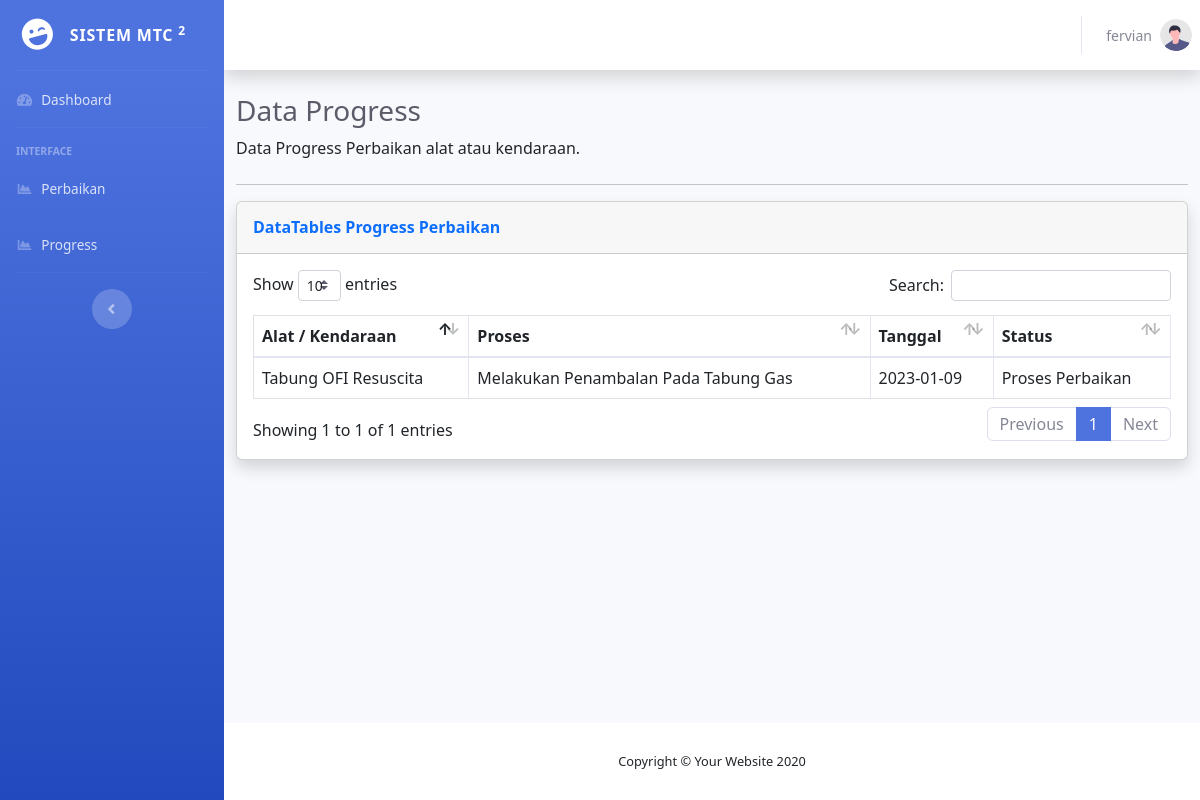
The app's page /progres.php (signed in) with its own data.
### tables this page shows
CREATE TABLE `tb_progress` (
  `id_progres` int(11) NOT NULL,
  `id_perbaikan` int(11) NOT NULL,
  `statusproses` varchar(25) NOT NULL,
  `proses` varchar(255) NOT NULL,
  `tgl` date NOT NULL
);

CREATE TABLE `tb_perbaikan` (
  `id_perbaikan` int(11) NOT NULL,
  `iduser` int(11) NOT NULL,
  `nm_user` varchar(50) NOT NULL,
  `tanggal` date NOT NULL,
  `lokasi` varchar(10) NOT NULL,
  `pleton` varchar(10) NOT NULL,
  `nama_alat` varchar(20) NOT NULL,
  `merk` varchar(20) NOT NULL,
  `satuan` varchar(4) NOT NULL,
  `kerusakan` int(11) NOT NULL,
  `bagiankomponenrusak` varchar(20) NOT NULL,
  `uraiankerusakan` varchar(255) NOT NULL,
  `tindakan` varchar(100) NOT NULL,
  `penyebabkerusakan` varchar(100) NOT NULL,
  `tgl_kerusakan` date NOT NULL,
  `tgl_selesai` date NOT NULL DEFAULT current_timestamp(),
  `status` varchar(15) NOT NULL
);

### progres.php (the view, shortened to what this page needs)
<?php
include('inc/header.php');
?>
<div class="container-fluid">
    <h1 class="h3 mb-2 text-gray-800">Data Progress</h1>
    <p class="mb-4">Data Progress Perbaikan alat atau kendaraan.</p>
    <hr>
    <div class="card shadow mb-4">
        <div class="card-header py-3">
            <h6 class="m-0 font-weight-bold text-primary">DataTables Progress Perbaikan</h6>
        </div>
        <div class="card-body">
            <div class="table-responsive">
                <table class="table table-bordered" id="dataTable" width="100%" cellspacing="0">
                    <thead>
                        <tr>
                            <th>Alat / Kendaraan</th>
                            <th>Proses</th>
                            <th>Tanggal</th>
                            <th>Status</th>
                        </tr>
                    </thead>
                    <tbody>
                        <?php
                        $proses = $db->prepare("SELECT * FROM tb_progress a inner join tb_perbaikan b on b.id_perbaikan = a.id_perbaikan where iduser='$enduser[iduser]'");
                        $proses->execute();
                        while($data = $proses->fetch()){ ?>
                        <tr>
                            <td><?= $data['nama_alat']?></td>
                            <td><?= $data['proses']?></td>
                            <td><?= $data['tgl']?></td>
                            <td><?= $data['statusproses']?></td>
                        </tr>
                        <?php } ?>
                    </tbody>
                </table>
            </div>
        </div>
    </div>
</div>
<?php
include('inc/footer.php');
?>

### records on screen
tb_progress: id_perbaikan.nama_alat "Tabung OFI Resuscita", proses "Melakukan Penambalan Pada Tabung Gas", tgl "2023-01-09", statusproses "Proses Perbaikan"

### other values on screen
$_SESSION['user'] "fervian"
